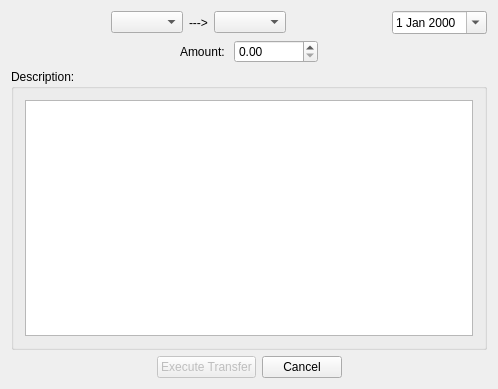
<?xml version="1.0" encoding="UTF-8"?>
<ui version="4.0">
 <class>MoneyTransfer</class>
 <widget class="QDialog" name="MoneyTransfer">
  <property name="geometry">
   <rect>
    <x>0</x>
    <y>0</y>
    <width>498</width>
    <height>389</height>
   </rect>
  </property>
  <property name="windowTitle">
   <string>Money Transfer</string>
  </property>
  <layout class="QVBoxLayout" name="verticalLayout">
   <item>
    <layout class="QHBoxLayout" name="horizontalLayout_2">
     <item>
      <spacer name="horizontalSpacer_2">
       <property name="orientation">
        <enum>Qt::Horizontal</enum>
       </property>
       <property name="sizeHint" stdset="0">
        <size>
         <width>40</width>
         <height>20</height>
        </size>
       </property>
      </spacer>
     </item>
     <item>
      <widget class="QComboBox" name="from_list">
       <property name="currentText">
        <string/>
       </property>
       <property name="duplicatesEnabled">
        <bool>true</bool>
       </property>
      </widget>
     </item>
     <item>
      <widget class="QLabel" name="label">
       <property name="text">
        <string>---&gt;</string>
       </property>
      </widget>
     </item>
     <item>
      <widget class="QComboBox" name="to_list">
       <property name="duplicatesEnabled">
        <bool>true</bool>
       </property>
      </widget>
     </item>
     <item>
      <spacer name="horizontalSpacer">
       <property name="orientation">
        <enum>Qt::Horizontal</enum>
       </property>
       <property name="sizeHint" stdset="0">
        <size>
         <width>40</width>
         <height>20</height>
        </size>
       </property>
      </spacer>
     </item>
     <item>
      <widget class="QDateEdit" name="date">
       <property name="calendarPopup">
        <bool>true</bool>
       </property>
      </widget>
     </item>
    </layout>
   </item>
   <item>
    <layout class="QHBoxLayout" name="horizontalLayout">
     <item>
      <spacer name="horizontalSpacer_3">
       <property name="orientation">
        <enum>Qt::Horizontal</enum>
       </property>
       <property name="sizeHint" stdset="0">
        <size>
         <width>40</width>
         <height>20</height>
        </size>
       </property>
      </spacer>
     </item>
     <item>
      <widget class="QLabel" name="label_2">
       <property name="text">
        <string>Amount: </string>
       </property>
      </widget>
     </item>
     <item>
      <widget class="QDoubleSpinBox" name="value">
       <property name="maximum">
        <double>10000000000000000000.000000000000000</double>
       </property>
      </widget>
     </item>
     <item>
      <spacer name="horizontalSpacer_4">
       <property name="orientation">
        <enum>Qt::Horizontal</enum>
       </property>
       <property name="sizeHint" stdset="0">
        <size>
         <width>40</width>
         <height>20</height>
        </size>
       </property>
      </spacer>
     </item>
    </layout>
   </item>
   <item>
    <widget class="QGroupBox" name="groupBox">
     <property name="title">
      <string>Description:</string>
     </property>
     <layout class="QVBoxLayout" name="verticalLayout_2">
      <item>
       <widget class="QPlainTextEdit" name="description"/>
      </item>
     </layout>
    </widget>
   </item>
   <item>
    <layout class="QHBoxLayout" name="horizontalLayout_3">
     <item>
      <spacer name="horizontalSpacer_6">
       <property name="orientation">
        <enum>Qt::Horizontal</enum>
       </property>
       <property name="sizeHint" stdset="0">
        <size>
         <width>40</width>
         <height>20</height>
        </size>
       </property>
      </spacer>
     </item>
     <item>
      <widget class="QPushButton" name="execute_button">
       <property name="enabled">
        <bool>false</bool>
       </property>
       <property name="text">
        <string>Execute Transfer</string>
       </property>
      </widget>
     </item>
     <item>
      <widget class="QPushButton" name="pushButton_2">
       <property name="text">
        <string>Cancel</string>
       </property>
      </widget>
     </item>
     <item>
      <spacer name="horizontalSpacer_5">
       <property name="orientation">
        <enum>Qt::Horizontal</enum>
       </property>
       <property name="sizeHint" stdset="0">
        <size>
         <width>40</width>
         <height>20</height>
        </size>
       </property>
      </spacer>
     </item>
    </layout>
   </item>
  </layout>
 </widget>
 <layoutdefault spacing="6" margin="11"/>
 <resources/>
 <connections>
  <connection>
   <sender>pushButton_2</sender>
   <signal>clicked()</signal>
   <receiver>MoneyTransfer</receiver>
   <slot>reject()</slot>
   <hints>
    <hint type="sourcelabel">
     <x>266</x>
     <y>214</y>
    </hint>
    <hint type="destinationlabel">
     <x>341</x>
     <y>485</y>
    </hint>
   </hints>
  </connection>
  <connection>
   <sender>execute_button</sender>
   <signal>clicked()</signal>
   <receiver>MoneyTransfer</receiver>
   <slot>accept()</slot>
   <hints>
    <hint type="sourcelabel">
     <x>189</x>
     <y>219</y>
    </hint>
    <hint type="destinationlabel">
     <x>221</x>
     <y>398</y>
    </hint>
   </hints>
  </connection>
  <connection>
   <sender>from_list</sender>
   <signal>activated(int)</signal>
   <receiver>MoneyTransfer</receiver>
   <slot>fromActivated(int)</slot>
   <hints>
    <hint type="sourcelabel">
     <x>174</x>
     <y>24</y>
    </hint>
    <hint type="destinationlabel">
     <x>57</x>
     <y>429</y>
    </hint>
   </hints>
  </connection>
  <connection>
   <sender>to_list</sender>
   <signal>activated(int)</signal>
   <receiver>MoneyTransfer</receiver>
   <slot>toActivated(int)</slot>
   <hints>
    <hint type="sourcelabel">
     <x>294</x>
     <y>17</y>
    </hint>
    <hint type="destinationlabel">
     <x>340</x>
     <y>391</y>
    </hint>
   </hints>
  </connection>
 </connections>
 <slots>
  <slot>fromActivated(int)</slot>
  <slot>toActivated(int)</slot>
 </slots>
</ui>
